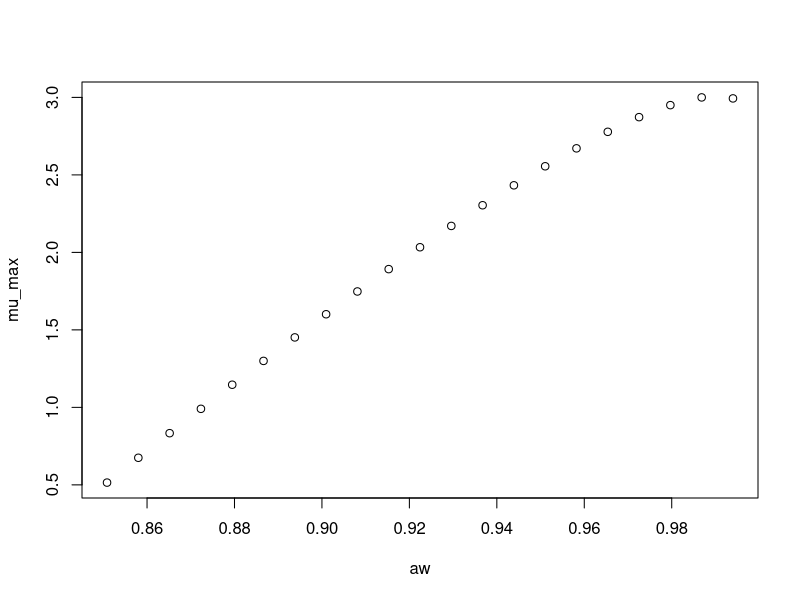

Recreate this plot in R.
#############################
# start of Parameter script
#############################
aw <- seq(0.85085,0.994005994005994,length.out=21)
#############################
# end of Parameter script
#############################
############################# 
# start of Model script Gropin ID 1097 
#############################
 
# constant coefficients for this model
 
variables <- data.frame(aw)
argumentsPar <- expand.grid(variables)
 
# heart of the model
response_surface <- function(aw) {
   mumax <-(2.712+5.975*sqrt(1-aw)-30.204*((sqrt(1-aw))^2))

return(mumax=mumax)
} 

# output parameters
mumax <- cbind(argumentsPar,response_surface(argumentsPar['aw']))
colnames(mumax) <- c(colnames(argumentsPar),'mumax')
#############################
# End of Model script
#############################
############################# 
# start of Visualisation script Gropin ID 1097 
#############################
plot(aw,mumax$mumax,
                          xlab='aw',
                          ylab='mu_max')
#############################
# End of Visualisation script
#############################
